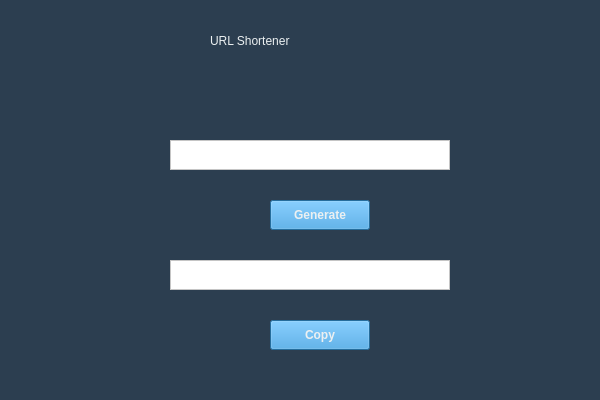
<?xml version="1.0" encoding="UTF-8"?>
<ui version="4.0">
 <class>Widget</class>
 <widget class="QWidget" name="Widget">
  <property name="geometry">
   <rect>
    <x>0</x>
    <y>0</y>
    <width>600</width>
    <height>400</height>
   </rect>
  </property>
  <property name="sizePolicy">
   <sizepolicy hsizetype="Preferred" vsizetype="Preferred">
    <horstretch>0</horstretch>
    <verstretch>0</verstretch>
   </sizepolicy>
  </property>
  <property name="font">
   <font>
    <kerning>true</kerning>
   </font>
  </property>
  <property name="windowTitle">
   <string>Widget</string>
  </property>
  <property name="windowIcon">
   <iconset>
    <normaloff>url.ico</normaloff>url.ico</iconset>
  </property>
  <property name="styleSheet">
   <string notr="true">background-color: rgb(44, 62, 80);</string>
  </property>
  <widget class="QPlainTextEdit" name="longUrlBox">
   <property name="geometry">
    <rect>
     <x>170</x>
     <y>140</y>
     <width>280</width>
     <height>30</height>
    </rect>
   </property>
   <property name="font">
    <font>
     <family>Cascadia Mono SemiLight</family>
     <pointsize>10</pointsize>
    </font>
   </property>
   <property name="styleSheet">
    <string notr="true">background-color: rgb(255, 255, 255);</string>
   </property>
  </widget>
  <widget class="QPushButton" name="generateButton">
   <property name="geometry">
    <rect>
     <x>270</x>
     <y>200</y>
     <width>100</width>
     <height>30</height>
    </rect>
   </property>
   <property name="font">
    <font>
     <family>Arial</family>
     <bold>true</bold>
    </font>
   </property>
   <property name="styleSheet">
    <string notr="true">background-color: rgb(52, 152, 219);
color: rgb(236, 240, 241);</string>
   </property>
   <property name="text">
    <string>Generate</string>
   </property>
  </widget>
  <widget class="QPushButton" name="copyButton">
   <property name="geometry">
    <rect>
     <x>270</x>
     <y>320</y>
     <width>100</width>
     <height>30</height>
    </rect>
   </property>
   <property name="font">
    <font>
     <family>Arial</family>
     <bold>true</bold>
    </font>
   </property>
   <property name="styleSheet">
    <string notr="true">background-color: rgb(52, 152, 219);
color: rgb(236, 240, 241);</string>
   </property>
   <property name="text">
    <string>Copy</string>
   </property>
   <property name="flat">
    <bool>false</bool>
   </property>
  </widget>
  <widget class="QPlainTextEdit" name="shortUrlBox">
   <property name="geometry">
    <rect>
     <x>170</x>
     <y>260</y>
     <width>280</width>
     <height>30</height>
    </rect>
   </property>
   <property name="font">
    <font>
     <family>Fira Code</family>
     <pointsize>10</pointsize>
    </font>
   </property>
   <property name="styleSheet">
    <string notr="true">background-color: rgb(255, 255, 255);</string>
   </property>
  </widget>
  <widget class="QLabel" name="label">
   <property name="geometry">
    <rect>
     <x>210</x>
     <y>10</y>
     <width>201</width>
     <height>61</height>
    </rect>
   </property>
   <property name="styleSheet">
    <string notr="true">background-color: rgb(44, 62, 80);
color: rgb(236, 240, 241);
font: 22pt &quot;Arial&quot;;</string>
   </property>
   <property name="text">
    <string>URL Shortener</string>
   </property>
  </widget>
 </widget>
 <resources/>
 <connections/>
</ui>
